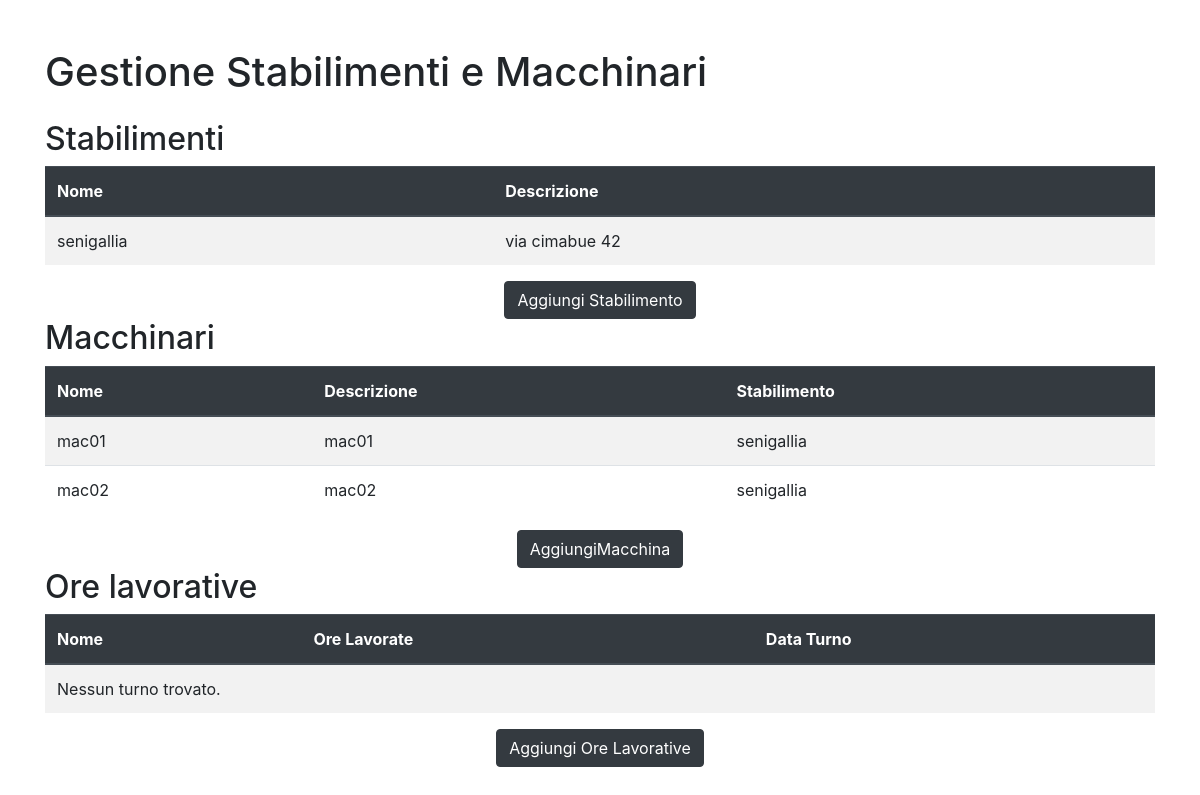
The page / on the database its author committed.
### gestione/models.py (models this page shows)
class Stabilimento(models.Model):
      nome = models.CharField(max_length=100)
      descrizione = models.TextField()
      def __str__(self): #lo inserisco per poter visualizzare il nome dell'azienda come chiave esterna invece che object(13) come formato
         return f"{self.nome}"

class Macchinario(models.Model):
    codiceMacchinario = models.CharField(max_length=100,primary_key=True)
    nome = models.CharField(max_length=100)
    descrizione = models.TextField()
    stabilimento = models.ForeignKey(Stabilimento, on_delete=models.CASCADE)
    modello = models.CharField(max_length=24)

### gestione/views.py (the view)
# urls.py: path('',home, name='home'),
def home(request):
    stab = Stabilimento.objects.all()
    macchine = Macchinario.objects.all()
    workhour= WorkHour.objects.all()
    content={
        'stabilimento':stab,
        'macchine':macchine,
        'workhour':workhour,
    }
    return render(request, 'gestione/home.html',{'content':content})

### gestione/templates/gestione/home.html (shortened to what this page needs)
<!DOCTYPE html>
<html lang="it">
<head>
    <link rel="stylesheet" href="https://maxcdn.bootstrapcdn.com/bootstrap/4.5.2/css/bootstrap.min.css">
</head>
<body>
    <div class="container mt-5">
        <h1 class="mb-4">Gestione Stabilimenti e Macchinari</h1>
        <h2>Stabilimenti</h2>
        <table class="table table-striped table-hover">
            <thead class="thead-dark">
                <tr>
                    <th>Nome</th>
                    <th> Descrizione</th>
                </tr>
            </thead>
            <tbody>
                {% for stabilimento in content.stabilimento %}
                <tr>
                    <td>{{ stabilimento.nome }}</td>
                    <td>{{ stabilimento.descrizione }}</td>
                </tr>
                {% empty %}
                <tr>
                    <td colspan="1">Nessuno stabilimento trovato.</td>
                </tr>
                {% endfor %}
            </tbody>
        </table>
        <div class="text-center">
            <a href="{% url 'aggiungi_stab' %}" class="btn btn-dark">Aggiungi Stabilimento</a>
        </div>
        <h2>Macchinari</h2>
        <table class="table table-striped table-hover">
            <thead class ="thead-dark">
                <tr>
                    <th>Nome</th>
                    <th>Descrizione</th>
                    <th>Stabilimento</th>
                </tr>
            </thead>
            <tbody>
                {% for macchinario in content.macchine %}
                <tr>
                    <td>{{ macchinario.nome }}</td>
                    <td>{{ macchinario.descrizione }}</td>
                    <td>{{ macchinario.stabilimento }}</td>
                </tr>
                {% empty %}
                <tr>
                    <td colspan="3">Nessun macchinario trovato.</td>
                </tr>
                {% endfor %}
            </tbody>
        </table>
        <div class="text-center">
            <a href="{% url 'aggiungi_macchina' %}" class="btn btn-dark">AggiungiMacchina</a>
        </div>
        <h2>Ore lavorative</h2>
        <table class="table table-striped table-hover">
            <thead class = "thead-dark">
                <tr>
                    <th>Nome</th>
                    <th>Ore Lavorate</th>
                    <th> Data Turno</th>
                </tr>
            </thead>
            <tbody>
                {% for workhour in content.workhour %}
                <tr>
                    <td>{{ workhour.employee_name }}</td>
                    <td>{{ workhour.hours_worked }}</td>
                    <td>{{ workhour.date }}</td>
                </tr>
                {% empty %}
                <tr>
                    <td colspan="3">Nessun turno trovato.</td>
                </tr>
                {% endfor %}
            </tbody>
        </table>
    </div>
    <div class="text-center">
        <a href="{% url 'record_work_hours' %}" class="btn btn-dark">Aggiungi Ore Lavorative</a>
    </div>
</body>
</html>

### rows shown on the page
Stabilimento: nome "senigallia", descrizione "via cimabue 42"
Macchinario: nome "mac01", descrizione "mac01", stabilimento "senigallia"
Macchinario: nome "mac02", descrizione "mac02", stabilimento "senigallia"
